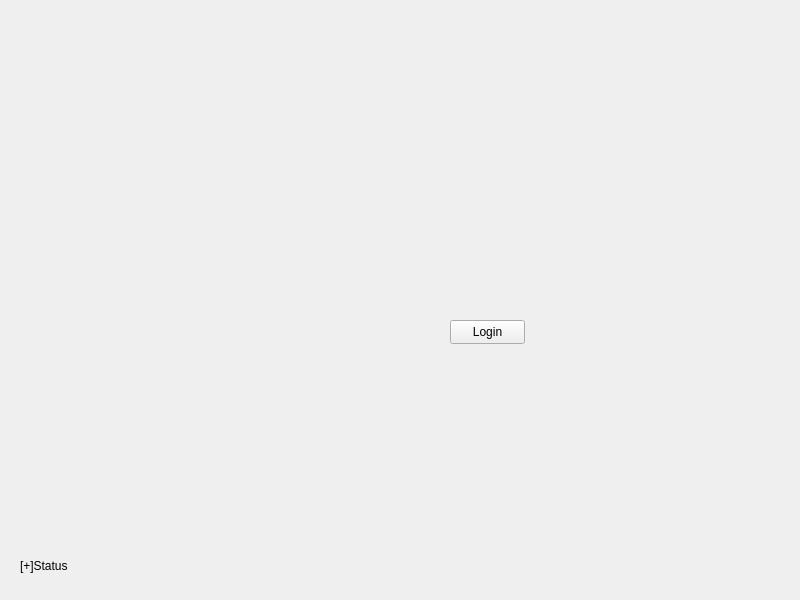
<?xml version="1.0" encoding="UTF-8"?>
<ui version="4.0">
 <class>employeeinfo</class>
 <widget class="QWidget" name="employeeinfo">
  <property name="geometry">
   <rect>
    <x>0</x>
    <y>0</y>
    <width>800</width>
    <height>600</height>
   </rect>
  </property>
  <property name="windowTitle">
   <string>Form</string>
  </property>
  <widget class="QLabel" name="label_status">
   <property name="geometry">
    <rect>
     <x>20</x>
     <y>550</y>
     <width>151</width>
     <height>31</height>
    </rect>
   </property>
   <property name="text">
    <string>[+]Status</string>
   </property>
  </widget>
  <widget class="QPushButton" name="pushButton">
   <property name="geometry">
    <rect>
     <x>450</x>
     <y>320</y>
     <width>75</width>
     <height>24</height>
    </rect>
   </property>
   <property name="text">
    <string>Login</string>
   </property>
  </widget>
 </widget>
 <resources/>
 <connections/>
</ui>
